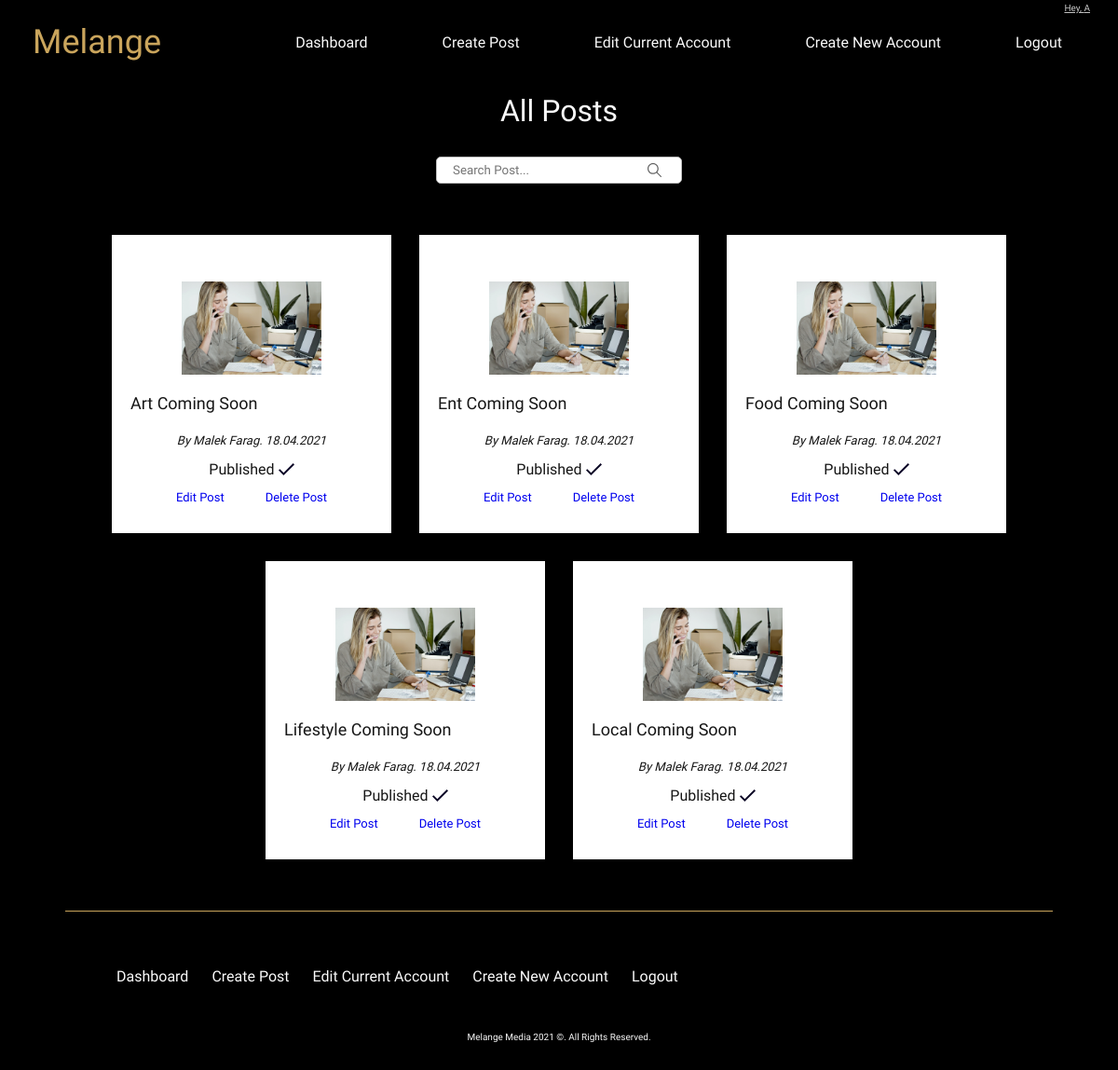
The app's page /admin/dashboard (signed in) with its own data.
### tables this page shows
CREATE TABLE `tbl_blog` (
  `blog_id` int(11) NOT NULL,
  `blog_title` varchar(256) NOT NULL,
  `blog_subheader` varchar(256) NOT NULL,
  `blog_author` varchar(64) NOT NULL,
  `blog_image` varchar(128) NOT NULL,
  `blog_category` int(2) NOT NULL,
  `blog_published` int(1) NOT NULL,
  `blog_end_link` varchar(2084) NOT NULL,
  `blog_yt_video` varchar(2084) NOT NULL,
  `blog_body` text NOT NULL,
  `blog_date` date NOT NULL,
  `blog_tags` varchar(256) NOT NULL
);

### admin/scripts/read.php (called while the page is built, shortened)
<?php
function getAllBlogs($tbl)
{
    $pdo = Database::getInstance()->getConnection();
    $queryAll = 'SELECT * FROM ' . $tbl.' ORDER BY blog_date DESC';
    $results = $pdo->query($queryAll);
    if ($results) {
        return $results;
    } else {
        return 'There was a problem accessing this info';
    }
}

### admin/dashboard.php (the view, shortened to what this page needs)
<?php
    if (isset($_POST['search'])){
        $term = $_POST['t'];
        $currentFilter = $term.' Posts';
        $getBlogs = searchByTerm($term);
    } else {
        $term = '';
        $blog_table = 'tbl_blog';
        $getBlogs = getAllBlogs($blog_table);
        $currentFilter = 'All Posts';
    }
    ?>
<!DOCTYPE html>
<html lang="en">
<head>
    <?php include '../templates/adminHead.php';?>
</head>
<body>
<main id='app'>
    <?php include '../templates/adminHeader.php';?>
        <div class="content dashPage adminSec">
                <h2 class='headerL currentFilter'><?php echo $currentFilter; ?></h2>
                <form id='searchBar' action="dashboard" method="post">
                    <input placeholder='Search Post...' type="text" name='t' value="<?php if($term != ''){ echo $term;}?>" required >
                    <button name='search'><div class="img"></div></button>
                </form>
                <div class="blogWrap">
                    <?php while ($row = $getBlogs->fetch(PDO::FETCH_ASSOC)): $blogImg = '../images/blog-images/'.$row['blog_image']; ?>
                        <div class="blogItem">
                                <div class='img' style="background-image: url('<?php echo $blogImg; ?>') ;" ></div>
                                <div class="info">
                                    <h3 class="headerS"><?php echo $row['blog_title']; ?></h3>
                                    <h4 class="description italic">By <?php echo $row['blog_author']; ?>. <?php $date = $row['blog_date']; convertDate($date); ?></h4>
                                </div>
                                <div class="options">
                                    <div class="pub">
                                        <?php if($row['blog_published'] == 1){
                                                echo 'Published <div class="img" style="background-image: url(../images/icons/done2.svg);"></div>';
                                            }else{
                                                echo 'Not Published <div class="img" style="background-image: url(../images/icons/close.svg);"></div>';
                                            } ?>
                                    </div>
                                    <a href="editblog?id=<?php echo $row['blog_id']; ?>" class="edit">Edit Post</a>
                                    <a href="deleteblog?id=<?php echo $row['blog_id']; ?>" class="delete">Delete Post</a>
                                </div>
                        </div>
                    <?php endwhile; ?>
                </div>
        </div>
    <?php include '../templates/adminFooter.php';?>
    </main>
</body>
</html>

### admin/scripts/functions.php (shortened to what this page needs)
<?php
function convertDate($date){
    $newDate = date("d.m.Y", strtotime($date));
    echo $newDate;
}

### records on screen
tbl_blog: blog_image (picture), blog_title "Art Coming Soon", blog_author "Malek Farag", blog_date "18.04.2021", blog_published 1 (drawn)
tbl_blog: blog_image (picture), blog_title "Ent Coming Soon", blog_author "Malek Farag", blog_date "18.04.2021", blog_published 1 (drawn)
tbl_blog: blog_image (picture), blog_title "Food Coming Soon", blog_author "Malek Farag", blog_date "18.04.2021", blog_published 1 (drawn)
tbl_blog: blog_image (picture), blog_title "Lifestyle Coming Soon", blog_author "Malek Farag", blog_date "18.04.2021", blog_published 1 (drawn)
tbl_blog: blog_image (picture), blog_title "Local Coming Soon", blog_author "Malek Farag", blog_date "18.04.2021", blog_published 1 (drawn)

### other values on screen
$_SESSION['user_fname'] "A"
$currentFilter "All Posts"
